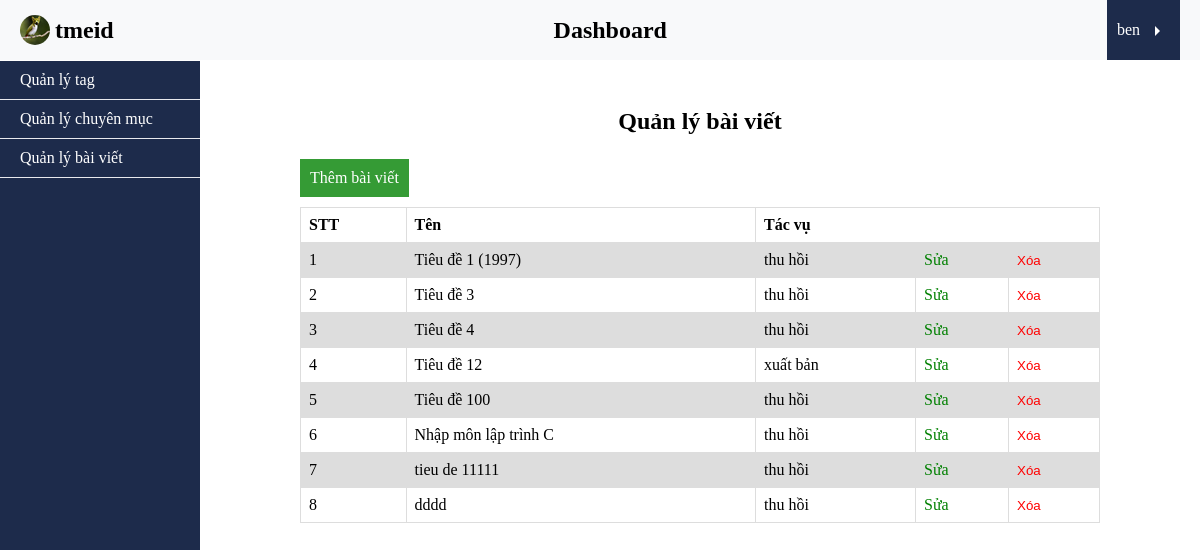
The page /dashboard/posts/index.php (signed in) on the database its author committed.
### tables this page shows
CREATE TABLE `post` (
  `id` int(11) NOT NULL,
  `title` varchar(255) NOT NULL,
  `description` text NOT NULL,
  `slug` varchar(255) NOT NULL,
  `content` text NOT NULL,
  `img` varchar(255) NOT NULL,
  `published` tinyint(4) NOT NULL,
  `author_id` int(11) DEFAULT NULL,
  `category_id` int(11) DEFAULT NULL,
  `created_at` timestamp NOT NULL DEFAULT current_timestamp()
);

### app/database/db.php (called while the page is built, shortened)
<?php
include 'connect.php';
function selectAll($table, $condition = [], $limit = 0, $except = 0){
    global $connect;
    $sql = "SELECT * FROM $table";
    if(empty($condition)){
        $stm = $connect->prepare($sql);
        $stm->execute();
        $records = $stm->get_result()->fetch_all(MYSQLI_ASSOC);
    }
    return $records;
}

### app/controllers/posts.php (called while the page is built, shortened)
<?php
require_once ROOT_PATH . '/app/database/db.php';
if (empty($_GET['id'])) {
    $posts = selectAll(POST_TABLE);
}

### dashboard/posts/index.php (the view, shortened to what this page needs)
<?php
    require_once ROOT_PATH .'/app/controllers/posts.php';
?>
<!DOCTYPE html>
<html lang="en">
<head>
    <link rel="stylesheet" href="../../assets/css/style.css">
</head>
<body>
    <header>
        <?php include ROOT_PATH .'/app/blade/header_dashboard.php' ?>
    </header>
    <main>
        <div class="dashboard">
            <?php include '../../app/blade/nav_dashboard.php' ?>
            <section class="dashboard-data">
                <div>
                    <h4 class="title-manage">Quản lý bài viết</h4>
                    <a href="create.php" class="btn-create">Thêm bài viết</a>
                    <table class="tags">
                        <tr>
                            <th>STT</th>
                            <th>Tên</th>
                            <th colspan="3">Tác vụ</th>
                        </tr>
                        <?php foreach ($posts as $i => $post) : ?>
                            <tr>
                                <td><?php echo $i + 1 ?></td>
                                <td class="input-tag"><?php echo $post[TITLE_PROPERTY] ?></td>
                                <td>
                                    <a href="edit.php?id=<?php echo $post['id'] .'&published=' .$post[PUBLISHED_PROPERTY]?>">
                                        <?php echo $post[PUBLISHED_PROPERTY] == 1 ?  'thu hồi' : 'xuất bản' ?>
                                    </a>
                                </td>
                                <td class="edit"><a href="edit.php?id=<?php echo $post['id'] ?>">Sửa</a></td>
                                <td class="delete">
                                    <form action="index.php" method="POST">
                                        <input type="submit" value="Xóa" name="btn-delete-post" class="delete-btn">
                                    </form>
                                </td>
                            </tr>
                        <?php endforeach ?>
                    </table>
                </div>
            </section>
        </div>
    </main>
</body>

### assets/css/style.css (style rules this page uses)
* { margin: 0; padding: 0; box-sizing: border-box; }
a { text-decoration: none; color: #000000; }
button, input[type="submit"] { cursor: pointer; }
header { background-color: #f8f9fa; }
main { padding: 3rem 0; }
.dashboard-data { padding-left: 200px; max-width: 1000px; margin: 0 auto; }
.title-manage { font-size: 150%; text-align: center; margin-bottom: 1.5rem; }
.edit a { color: #008000; }
table { border-collapse: collapse; width: 100%; }
td, th { border: 1px solid #dddddd; text-align: left; padding: 8px; }
tr:nth-child(even) { background-color: #dddddd; }
.delete-btn { border: 0; background: 0; color: #ff0000; }
.btn-create { padding: 10px; background-color: #359b35; display: inline-block; color: #fff; margin-bottom: 10px; }

### rows shown on the page
post: title "Tiêu đề 1 (1997)", published "thu hồi"
post: title "Tiêu đề 3", published "thu hồi"
post: title "Tiêu đề 4", published "thu hồi"
post: title "Tiêu đề 12", published "xuất bản"
post: title "Tiêu đề 100", published "thu hồi"
post: title "Nhập môn lập trình C", published "thu hồi"
post: title "tieu de 11111", published "thu hồi"
post: title "dddd", published "thu hồi"

### other values the page prints
$_SESSION['username'] "ben"
